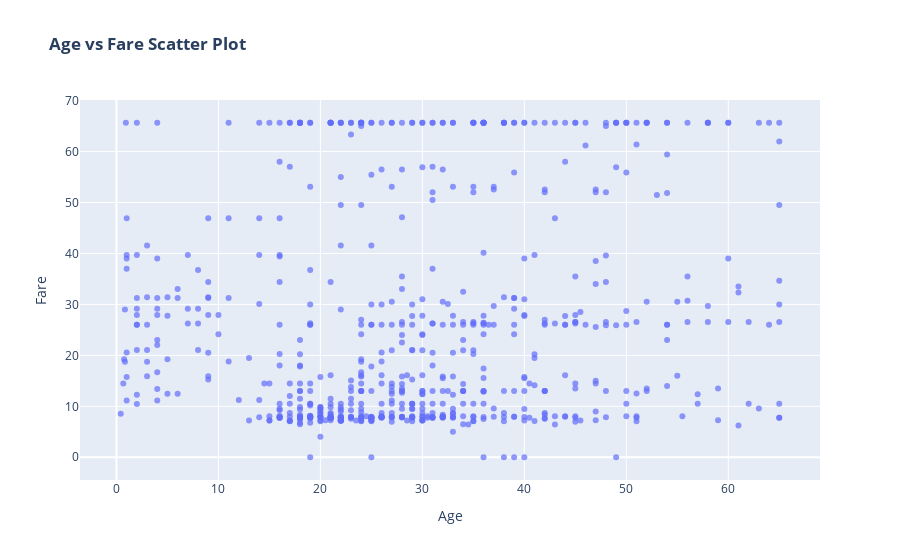

The notebook cell this image was saved under:
### Code cell
px.scatter(df,x="Age",
           y="Fare",
           title="<b> Age vs Fare Scatter Plot</b>",
           labels={"Age":"Age","Fare":"Fare"},
           opacity=0.7)

### Figure 1 — Plotly figure (JSON) as saved in the notebook; plotly's stock layout.template omitted (floating-point values rounded to 4 significant figures; data arrays with more than 128 entries replaced by an {"elided": "..."} marker saying what was removed)
{"data": [{"hovertemplate": "Age=%{x}<br>Fare=%{y}<extra></extra>", "legendgroup": "", "marker": {"color": "#636efa", "opacity": 0.7, "symbol": "circle"}, "mode": "markers", "name": "", "orientation": "v", "showlegend": false, "type": "scatter", "x": {"elided": "769 float values"}, "xaxis": "x", "y": {"elided": "769 float values"}, "yaxis": "y"}], "layout": {"legend": {"tracegroupgap": 0}, "title": {"text": "<b> Age vs Fare Scatter Plot</b>"}, "xaxis": {"anchor": "y", "domain": [0, 1], "title": {"text": "Age"}}, "yaxis": {"anchor": "x", "domain": [0, 1], "title": {"text": "Fare"}}}}
